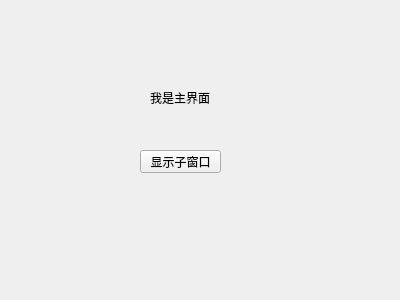
<?xml version="1.0" encoding="UTF-8"?>
<ui version="4.0">
 <class>MyWidget</class>
 <widget class="QWidget" name="MyWidget">
  <property name="geometry">
   <rect>
    <x>0</x>
    <y>0</y>
    <width>400</width>
    <height>300</height>
   </rect>
  </property>
  <property name="windowTitle">
   <string>MyWidget</string>
  </property>
  <widget class="QLabel" name="label">
   <property name="geometry">
    <rect>
     <x>150</x>
     <y>90</y>
     <width>91</width>
     <height>16</height>
    </rect>
   </property>
   <property name="text">
    <string>我是主界面</string>
   </property>
  </widget>
  <widget class="QPushButton" name="showChildButton">
   <property name="geometry">
    <rect>
     <x>140</x>
     <y>150</y>
     <width>81</width>
     <height>23</height>
    </rect>
   </property>
   <property name="text">
    <string>显示子窗口</string>
   </property>
  </widget>
 </widget>
 <layoutdefault spacing="6" margin="11"/>
 <resources/>
 <connections/>
</ui>
